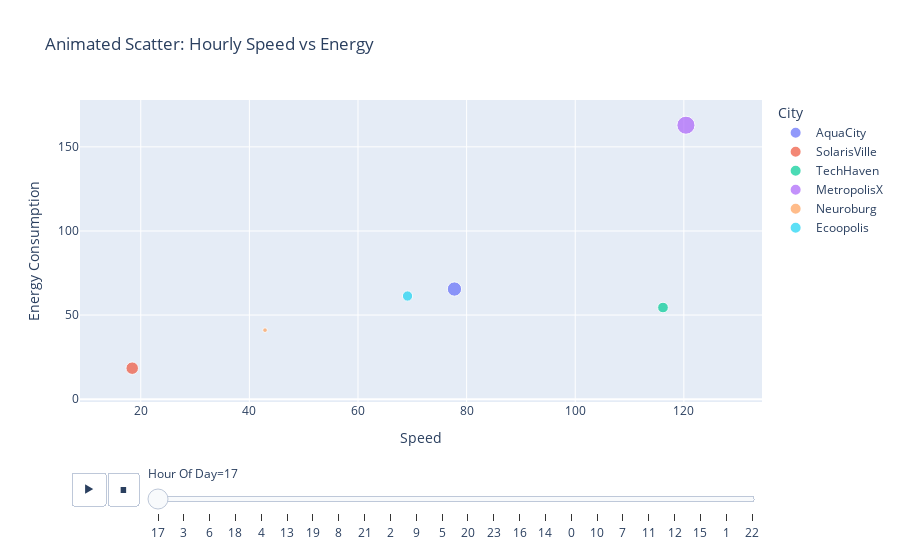

Notebook cell for this chart:
### Code cell
fig = px.scatter(df.sample(5000), x="Speed", y="Energy Consumption",
                 animation_frame="Hour Of Day", animation_group="City",
                 size="Traffic Density", color="City",
                 title="Animated Scatter: Hourly Speed vs Energy")
fig.show()

### Figure 1 — Plotly figure (JSON) as saved in the notebook; plotly's stock layout.template omitted (floating-point values rounded to 4 significant figures)
{"data": [{"hovertemplate": "City=AquaCity<br>Hour Of Day=17<br>Speed=%{x}<br>Energy Consumption=%{y}<br>Traffic Density=%{marker.size}<extra></extra>", "ids": ["AquaCity", "AquaCity", "AquaCity", "AquaCity", "AquaCity", "AquaCity", "AquaCity", "AquaCity", "AquaCity", "AquaCity", "AquaCity", "AquaCity", "AquaCity", "AquaCity", "AquaCity", "AquaCity", "AquaCity", "AquaCity", "AquaCity", "AquaCity", "AquaCity", "AquaCity", "AquaCity", "AquaCity", "AquaCity", "AquaCity", "AquaCity", "AquaCity", "AquaCity", "AquaCity", "AquaCity", "AquaCity", "AquaCity", "AquaCity", "AquaCity", "AquaCity", "AquaCity", "AquaCity", "AquaCity"], "legendgroup": "AquaCity", "marker": {"color": "#636efa", "size": [0.4208, 0.7299, 0.5881, 0.7173, 0.5948, 0.5947, 0.5611, 0.7618, 0.5391, 0.3965, 0.8553, 0.1285, 0.337, 0.668, 0.4337, 0.4015, 0.3324, 0.6461, 0.8178, 0.5271, 0.2723, 0.2321, 0.1497, 0.4269, 0.3542, 0.8306, 0.5294, 0.466, 0.5568, 1.141, 0.2239, 0.5023, 0.1524, 0.0943, 0.4983, 0.63, 0.3092, 0.4525, 0.4546], "sizemode": "area", "sizeref": 0.004105, "symbol": "circle"}, "mode": "markers", "name": "AquaCity", "orientation": "v", "showlegend": true, "type": "scatter", "x": [77.76, 64.2, 41.42, 71.65, 36.36, 34.44, 19.0, 42.66, 48.73, 50.77, 27.56, 50.38, 35.03, 38.77, 51.8, 61.73, 60.7, 34.26, 40.85, 71.1, 43.14, 54.93, 88.16, 44.55, 88.79, 28.13, 57.04, 86.21, 62.02, 28.65, 71.28, 51.18, 81.46, 99.74, 51.19, 48.31, 85.54, 26.29, 24.62], "xaxis": "x", "y": [65.47, 51.36, 41.42, 71.65, 29.09, 17.22, 15.2, 51.19, 38.98, 25.38, 33.07, 40.3, 28.02, 19.39, 28.78, 30.87, 48.56, 27.41, 20.43, 94.8, 21.57, 43.94, 70.53, 27.84, 71.03, 28.13, 28.52, 68.97, 31.01, 34.38, 35.64, 25.59, 40.73, 79.79, 25.6, 24.16, 79.35, 13.14, 12.31], "yaxis": "y"}, {"hovertemplate": "City=SolarisVille<br>Hour Of Day=17<br>Speed=%{x}<br>Energy Consumption=%{y}<br>Traffic Density=%{marker.size}<extra></extra>", "ids": ["SolarisVille", "SolarisVille", "SolarisVille", "SolarisVille", "SolarisVille", "SolarisVille", "SolarisVille", "SolarisVille", "SolarisVille", "SolarisVille", "SolarisVille", "SolarisVille", "SolarisVille", "SolarisVille", "SolarisVille", "SolarisVille", "SolarisVille", "SolarisVille", "SolarisVille", "SolarisVille", "SolarisVille", "SolarisVille", "SolarisVille", "SolarisVille", "SolarisVille", "SolarisVille", "SolarisVille", "SolarisVille", "SolarisVille"], "legendgroup": "SolarisVille", "marker": {"color": "#EF553B", "size": [0.3219, 0.1228, 0.2628, 0.2041, 0.0635, 0.2416, 0.1747, 0.2976, 0.1956, 0.4812, 0.4158, 0.1365, 0.3489, 0.2453, 0.4169, 0.0691, 0.138, 0.4269, 0.2032, 0.2858, 0.3383, 0.2655, 0.6401, 0.3829, 0.0326, 0.1423, 0.1728, 0.516, 0.3354], "sizemode": "area", "sizeref": 0.004105, "symbol": "circle"}, "mode": "markers", "name": "SolarisVille", "orientation": "v", "showlegend": true, "type": "scatter", "x": [18.43, 50.65, 21.15, 91.31, 88.94, 45.4, 39.73, 96.0, 75.64, 23.47, 29.37, 91.54, 86.4, 65.23, 50.29, 71.61, 91.37, 44.01, 78.68, 86.4, 20.1, 63.0, 31.65, 96.0, 90.64, 104.8, 96.0, 48.28, 37.26], "xaxis": "x", "y": [18.43, 40.52, 16.92, 109.6, 44.47, 36.32, 31.78, 120.1, 60.51, 18.77, 23.5, 73.23, 73.33, 52.19, 40.23, 57.29, 73.1, 22.01, 62.94, 57.06, 16.08, 50.4, 15.83, 81.16, 72.51, 52.42, 82.38, 38.62, 18.63], "yaxis": "y"}, {"hovertemplate": "City=TechHaven<br>Hour Of Day=17<br>Speed=%{x}<br>Energy Consumption=%{y}<br>Traffic Density=%{marker.size}<extra></extra>", "ids": ["TechHaven", "TechHaven", "TechHaven", "TechHaven", "TechHaven", "TechHaven", "TechHaven", "TechHaven", "TechHaven", "TechHaven", "TechHaven", "TechHaven", "TechHaven", "TechHaven", "TechHaven", "TechHaven", "TechHaven", "TechHaven", "TechHaven", "TechHaven", "TechHaven", "TechHaven", "TechHaven", "TechHaven", "TechHaven", "TechHaven", "TechHaven", "TechHaven", "TechHaven", "TechHaven", "TechHaven", "TechHaven", "TechHaven", "TechHaven", "TechHaven", "TechHaven", "TechHaven", "TechHaven", "TechHaven"], "legendgroup": "TechHaven", "marker": {"color": "#00cc96", "size": [0.2328, 0.2393, 0.1247, 0.1001, 0.079, 0.0914, 0.2851, 0.1052, 0.1583, 0.3132, 0.12, 0.3972, 0.3431, 0.0457, 0.0235, 0.1249, 0.0996, 0.1568, 0.3049, 0.2439, 0.2231, 0.3064, 0.0429, 0.2747, 0.0441, 0.0852, 0.1144, 0.0278, 0.1196, 0.0275, 0.3873, 0.0849, 0.0902, 0.049, 0.1369, 0.0842, 0.1693, 0.3462, 0.1714], "sizemode": "area", "sizeref": 0.004105, "symbol": "circle"}, "mode": "markers", "name": "TechHaven", "orientation": "v", "showlegend": true, "type": "scatter", "x": [116.2, 85.35, 62.77, 57.2, 62.21, 45.78, 111.6, 63.08, 52.38, 75.96, 23.44, 49.0, 80.07, 86.8, 71.69, 28.95, 110.8, 65.98, 56.35, 63.83, 78.57, 72.44, 16.53, 91.1, 56.91, 46.01, 31.44, 91.13, 35.76, 83.12, 20.3, 51.68, 26.04, 37.56, 78.47, 50.21, 82.47, 116.2, 22.64], "xaxis": "x", "y": [54.49, 51.05, 28.53, 41.6, 47.63, 28.9, 50.72, 57.34, 47.62, 69.06, 22.43, 35.64, 58.23, 83.06, 54.88, 30.78, 100.7, 50.51, 32.02, 47.72, 75.19, 43.32, 12.02, 43.59, 27.23, 44.03, 14.29, 43.6, 41.07, 79.54, 14.76, 23.49, 15.57, 35.95, 57.07, 63.4, 63.14, 85.35, 16.47], "yaxis": "y"}, {"hovertemplate": "City=MetropolisX<br>Hour Of Day=17<br>Speed=%{x}<br>Energy Consumption=%{y}<br>Traffic Density=%{marker.size}<extra></extra>", "ids": ["MetropolisX", "MetropolisX", "MetropolisX", "MetropolisX", "MetropolisX", "MetropolisX", "MetropolisX", "MetropolisX", "MetropolisX", "MetropolisX", "MetropolisX", "MetropolisX", "MetropolisX", "MetropolisX", "MetropolisX", "MetropolisX", "MetropolisX", "MetropolisX", "MetropolisX", "MetropolisX", "MetropolisX", "MetropolisX", "MetropolisX", "MetropolisX", "MetropolisX", "MetropolisX", "MetropolisX", "MetropolisX", "MetropolisX", "MetropolisX", "MetropolisX", "MetropolisX", "MetropolisX", "MetropolisX", "MetropolisX", "MetropolisX", "MetropolisX", "MetropolisX", "MetropolisX", "MetropolisX", "MetropolisX"], "legendgroup": "MetropolisX", "marker": {"color": "#ab63fa", "size": [0.6702, 0.1972, 1.087, 0.7603, 0.455, 0.6776, 0.1064, 0.2291, 0.2271, 0.5786, 0.4171, 0.6512, 0.6265, 0.1717, 0.5294, 0.3528, 0.5336, 0.3516, 0.5376, 0.1789, 0.4678, 0.3632, 0.6848, 0.5971, 0.4305, 0.8993, 0.2861, 0.7282, 0.2751, 0.1465, 1.214, 0.5086, 0.1654, 0.5326, 0.5191, 0.0952, 0.3651, 0.6335, 0.3945, 0.1603, 0.4173], "sizemode": "area", "sizeref": 0.004105, "symbol": "circle"}, "mode": "markers", "name": "MetropolisX", "orientation": "v", "showlegend": true, "type": "scatter", "x": [120.4, 103.1, 103.7, 85.89, 34.52, 25.34, 127.4, 68.95, 65.62, 19.32, 57.21, 104.6, 98.46, 72.55, 33.38, 106.4, 36.0, 119.2, 45.09, 17.86, 85.35, 97.18, 64.53, 35.35, 29.79, 69.21, 124.0, 78.63, 91.33, 119.2, 18.97, 104.8, 63.4, 53.67, 108.3, 28.39, 95.7, 25.17, 82.71, 23.59, 84.9], "xaxis": "x", "y": [162.9, 78.95, 146.8, 45.21, 26.43, 13.34, 92.63, 52.78, 47.72, 14.79, 27.37, 52.29, 71.61, 52.76, 31.94, 81.42, 32.73, 95.83, 21.58, 17.09, 65.34, 92.99, 54.34, 27.06, 28.5, 64.76, 90.16, 62.91, 69.92, 100.6, 17.75, 59.53, 77.04, 48.79, 89.71, 20.49, 69.6, 24.09, 75.19, 10.72, 61.74], "yaxis": "y"}, {"hovertemplate": "City=Neuroburg<br>Hour Of Day=17<br>Speed=%{x}<br>Energy Consumption=%{y}<br>Traffic Density=%{marker.size}<extra></extra>", "ids": ["Neuroburg", "Neuroburg", "Neuroburg", "Neuroburg", "Neuroburg", "Neuroburg", "Neuroburg", "Neuroburg", "Neuroburg", "Neuroburg", "Neuroburg", "Neuroburg", "Neuroburg", "Neuroburg", "Neuroburg", "Neuroburg", "Neuroburg", "Neuroburg", "Neuroburg", "Neuroburg", "Neuroburg", "Neuroburg"], "legendgroup": "Neuroburg", "marker": {"color": "#FFA15A", "size": [0.0448, 0.037, 0.08, 0.0819, 0.0544, 0.0637, 0.0883, 0.1124, 0.0271, 0.0665, 0.0796, 0.0754, 0.0882, 0.0534, 0.0166, 0.1172, 0.031, 0.1526, 0.0823, 0.0627, 0.0318, 0.0265], "sizemode": "area", "sizeref": 0.004105, "symbol": "circle"}, "mode": "markers", "name": "Neuroburg", "orientation": "v", "showlegend": true, "type": "scatter", "x": [42.88, 73.46, 51.57, 27.83, 85.41, 52.68, 41.87, 76.49, 49.25, 48.95, 61.59, 31.86, 79.45, 82.21, 55.82, 38.6, 67.68, 82.45, 64.77, 78.33, 57.67, 99.49], "xaxis": "x", "y": [41.03, 35.15, 39.48, 21.3, 81.74, 25.21, 30.45, 36.6, 35.82, 44.5, 47.15, 23.17, 45.14, 39.34, 53.42, 35.09, 57.57, 37.48, 61.98, 46.85, 44.15, 95.21], "yaxis": "y"}, {"hovertemplate": "City=Ecoopolis<br>Hour Of Day=17<br>Speed=%{x}<br>Energy Consumption=%{y}<br>Traffic Density=%{marker.size}<extra></extra>", "ids": ["Ecoopolis", "Ecoopolis", "Ecoopolis", "Ecoopolis", "Ecoopolis", "Ecoopolis", "Ecoopolis", "Ecoopolis", "Ecoopolis", "Ecoopolis", "Ecoopolis", "Ecoopolis", "Ecoopolis", "Ecoopolis", "Ecoopolis", "Ecoopolis", "Ecoopolis", "Ecoopolis", "Ecoopolis", "Ecoopolis", "Ecoopolis", "Ecoopolis", "Ecoopolis", "Ecoopolis", "Ecoopolis", "Ecoopolis", "Ecoopolis", "Ecoopolis", "Ecoopolis", "Ecoopolis", "Ecoopolis", "Ecoopolis"], "legendgroup": "Ecoopolis", "marker": {"color": "#19d3f3", "size": [0.2167, 0.1105, 0.163, 0.0708, 0.1312, 0.2626, 0.2624, 0.0963, 0.2894, 0.2447, 0.1814, 0.2212, 0.2047, 0.3862, 0.0965, 0.2715, 0.3068, 0.2001, 0.2078, 0.1636, 0.3311, 0.2161, 0.0807, 0.0899, 0.0297, 0.2277, 0.1752, 0.4526, 0.0898, 0.3, 0.0902, 0.0572], "sizemode": "area", "sizeref": 0.004105, "symbol": "circle"}, "mode": "markers", "name": "Ecoopolis", "orientation": "v", "showlegend": true, "type": "scatter", "x": [69.12, 28.77, 86.4, 76.03, 76.03, 76.8, 69.12, 66.16, 34.96, 65.11, 67.34, 69.12, 37.96, 50.03, 65.07, 74.9, 70.14, 37.07, 62.21, 71.21, 46.99, 34.31, 79.94, 84.48, 24.68, 71.03, 40.24, 29.05, 15.77, 76.8, 22.13, 84.48], "xaxis": "x", "y": [61.33, 14.39, 50.32, 76.21, 77.22, 50.88, 89.94, 52.93, 41.95, 52.09, 53.87, 83.15, 33.74, 40.03, 52.06, 37.45, 56.11, 29.66, 60.18, 85.45, 37.59, 27.45, 63.95, 49.71, 12.34, 35.51, 32.19, 23.24, 12.62, 40.28, 17.7, 55.72], "yaxis": "y"}], "layout": {"legend": {"itemsizing": "constant", "title": {"text": "City"}, "tracegroupgap": 0}, "sliders": [{"active": 0, "currentvalue": {"prefix": "Hour Of Day="}, "len": 0.9, "pad": {"b": 10, "t": 60}, "steps": [{"args": [["17"], {"frame": {"duration": 0, "redraw": false}, "fromcurrent": true, "mode": "immediate", "transition": {"duration": 0, "easing": "linear"}}], "label": "17", "method": "animate"}, {"args": [["3"], {"frame": {"duration": 0, "redraw": false}, "fromcurrent": true, "mode": "immediate", "transition": {"duration": 0, "easing": "linear"}}], "label": "3", "method": "animate"}, {"args": [["6"], {"frame": {"duration": 0, "redraw": false}, "fromcurrent": true, "mode": "immediate", "transition": {"duration": 0, "easing": "linear"}}], "label": "6", "method": "animate"}, {"args": [["18"], {"frame": {"duration": 0, "redraw": false}, "fromcurrent": true, "mode": "immediate", "transition": {"duration": 0, "easing": "linear"}}], "label": "18", "method": "animate"}, {"args": [["4"], {"frame": {"duration": 0, "redraw": false}, "fromcurrent": true, "mode": "immediate", "transition": {"duration": 0, "easing": "linear"}}], "label": "4", "method": "animate"}, {"args": [["13"], {"frame": {"duration": 0, "redraw": false}, "fromcurrent": true, "mode": "immediate", "transition": {"duration": 0, "easing": "linear"}}], "label": "13", "method": "animate"}, {"args": [["19"], {"frame": {"duration": 0, "redraw": false}, "fromcurrent": true, "mode": "immediate", "transition": {"duration": 0, "easing": "linear"}}], "label": "19", "method": "animate"}, {"args": [["8"], {"frame": {"duration": 0, "redraw": false}, "fromcurrent": true, "mode": "immediate", "transition": {"duration": 0, "easing": "linear"}}], "label": "8", "method": "animate"}, {"args": [["21"], {"frame": {"duration": 0, "redraw": false}, "fromcurrent": true, "mode": "immediate", "transition": {"duration": 0, "easing": "linear"}}], "label": "21", "method": "animate"}, {"args": [["2"], {"frame": {"duration": 0, "redraw": false}, "fromcurrent": true, "mode": "immediate", "transition": {"duration": 0, "easing": "linear"}}], "label": "2", "method": "animate"}, {"args": [["9"], {"frame": {"duration": 0, "redraw": false}, "fromcurrent": true, "mode": "immediate", "transition": {"duration": 0, "easing": "linear"}}], "label": "9", "method": "animate"}, {"args": [["5"], {"frame": {"duration": 0, "redraw": false}, "fromcurrent": true, "mode": "immediate", "transition": {"duration": 0, "easing": "linear"}}], "label": "5", "method": "animate"}, {"args": [["20"], {"frame": {"duration": 0, "redraw": false}, "fromcurrent": true, "mode": "immediate", "transition": {"duration": 0, "easing": "linear"}}], "label": "20", "method": "animate"}, {"args": [["23"], {"frame": {"duration": 0, "redraw": false}, "fromcurrent": true, "mode": "immediate", "transition": {"duration": 0, "easing": "linear"}}], "label": "23", "method": "animate"}, {"args": [["16"], {"frame": {"duration": 0, "redraw": false}, "fromcurrent": true, "mode": "immediate", "transition": {"duration": 0, "easing": "linear"}}], "label": "16", "method": "animate"}, {"args": [["14"], {"frame": {"duration": 0, "redraw": false}, "fromcurrent": true, "mode": "immediate", "transition": {"duration": 0, "easing": "linear"}}], "label": "14", "method": "animate"}, {"args": [["0"], {"frame": {"duration": 0, "redraw": false}, "fromcurrent": true, "mode": "immediate", "transition": {"duration": 0, "easing": "linear"}}], "label": "0", "method": "animate"}, {"args": [["10"], {"frame": {"duration": 0, "redraw": false}, "fromcurrent": true, "mode": "immediate", "transition": {"duration": 0, "easing": "linear"}}], "label": "10", "method": "animate"}, {"args": [["7"], {"frame": {"duration": 0, "redraw": false}, "fromcurrent": true, "mode": "immediate", "transition": {"duration": 0, "easing": "linear"}}], "label": "7", "method": "animate"}, {"args": [["11"], {"frame": {"duration": 0, "redraw": false}, "fromcurrent": true, "mode": "immediate", "transition": {"duration": 0, "easing": "linear"}}], "label": "11", "method": "animate"}, {"args": [["12"], {"frame": {"duration": 0, "redraw": false}, "fromcurrent": true, "mode": "immediate", "transition": {"duration": 0, "easing": "linear"}}], "label": "12", "method": "animate"}, {"args": [["15"], {"frame": {"duration": 0, "redraw": false}, "fromcurrent": true, "mode": "immediate", "transition": {"duration": 0, "easing": "linear"}}], "label": "15", "method": "animate"}, {"args": [["1"], {"frame": {"duration": 0, "redraw": false}, "fromcurrent": true, "mode": "immediate", "transition": {"duration": 0, "easing": "linear"}}], "label": "1", "method": "animate"}, {"args": [["22"], {"frame": {"duration": 0, "redraw": false}, "fromcurrent": true, "mode": "immediate", "transition": {"duration": 0, "easing": "linear"}}], "label": "22", "method": "animate"}], "x": 0.1, "xanchor": "left", "y": 0, "yanchor": "top"}], "title": {"text": "Animated Scatter: Hourly Speed vs Energy"}, "updatemenus": [{"buttons": [{"args": [null, {"frame": {"duration": 500, "redraw": false}, "fromcurrent": true, "mode": "immediate", "transition": {"duration": 500, "easing": "linear"}}], "label": "&#9654;", "method": "animate"}, {"args": [[null], {"frame": {"duration": 0, "redraw": false}, "fromcurrent": true, "mode": "immediate", "transition": {"duration": 0, "easing": "linear"}}], "label": "&#9724;", "method": "animate"}], "direction": "left", "pad": {"r": 10, "t": 70}, "showactive": false, "type": "buttons", "x": 0.1, "xanchor": "right", "y": 0, "yanchor": "top"}], "xaxis": {"anchor": "y", "domain": [0, 1], "title": {"text": "Speed"}}, "yaxis": {"anchor": "x", "domain": [0, 1], "title": {"text": "Energy Consumption"}}}}
